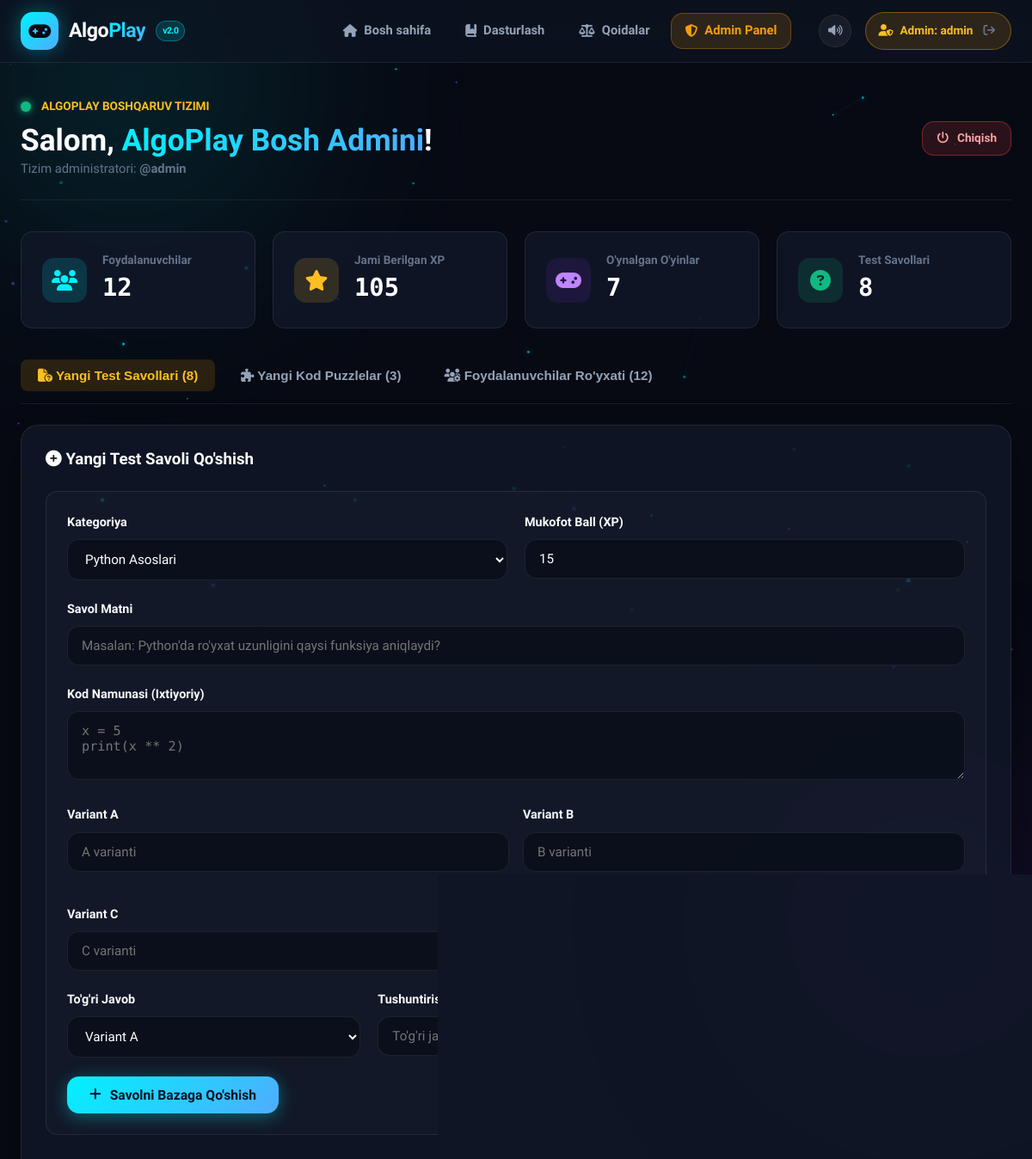
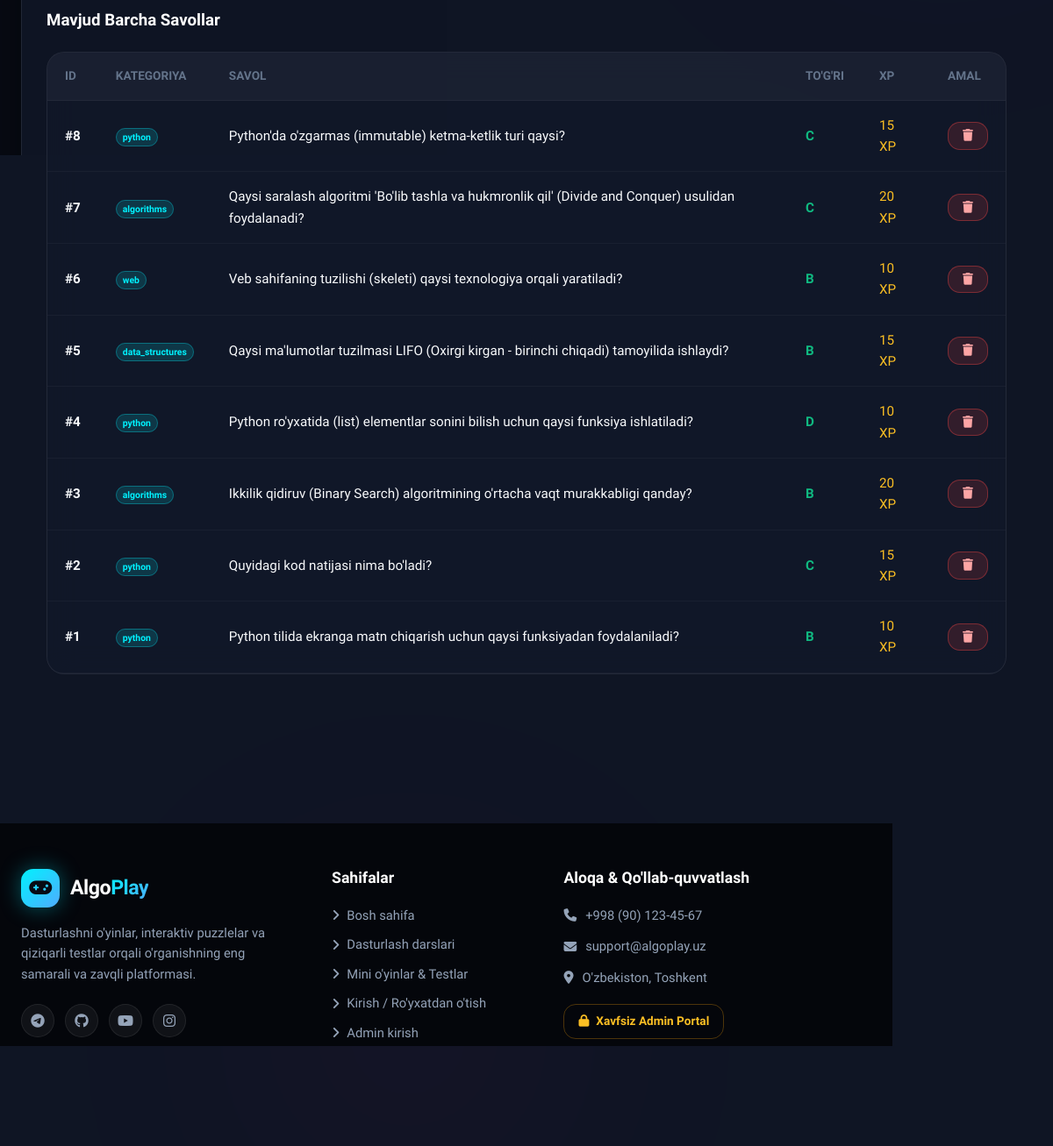
Screenshot of /admin (signed in) with the database file from the repository (2 pictures, top to bottom).
### tables this page shows
CREATE TABLE questions (
        id INTEGER PRIMARY KEY AUTOINCREMENT,
        category TEXT NOT NULL,
        question TEXT NOT NULL,
        code_snippet TEXT,
        option_a TEXT NOT NULL,
        option_b TEXT NOT NULL,
        option_c TEXT NOT NULL,
        option_d TEXT NOT NULL,
        correct_option TEXT NOT NULL,
        explanation TEXT,
        points INTEGER DEFAULT 10
    );

### app.py (the view)
@app.route("/admin")
@admin_required
def admin_dashboard():
    stats = db.get_admin_stats()
    users = db.get_all_users()
    questions = db.get_all_questions()
    puzzles = db.get_all_puzzles()
    bugs = db.get_all_bugs()
    return render_template("admin.html",
                           active_page="admin",
                           stats=stats,
                           users=users,
                           questions=questions,
                           puzzles=puzzles,
                           bugs=bugs)

### app.py (called while the page is built, shortened)
def admin_required(f):
    @wraps(f)
    def decorated_function(*args, **kwargs):
        if "admin_id" not in session:
            if request.path.startswith("/api/"):
                return jsonify({"success": False, "message": "Ruxsat etilmagan! Faqat admin uchun."}), 403
            flash("Admin panelga kirish uchun avval tizimga kiring!", "danger")
            return redirect(url_for("admin_login_page"))
        return f(*args, **kwargs)
    return decorated_function

@app.context_processor
def inject_user():
    current_user = None
    current_admin = None
    if "admin_id" in session:
        current_admin = {
            "id": session.get("admin_id"),
            "username": session.get("admin_username"),
            "full_name": session.get("admin_name")
        }
    return dict(current_user=current_user, current_admin=current_admin)

### database.py (called while the page is built, shortened)
def get_writable_db_path():
    is_serverless = bool(
        os.environ.get("VERCEL") or
        os.environ.get("AWS_LAMBDA_FUNCTION_NAME") or
        os.environ.get("NOW_REGION") or
        not os.access(os.path.dirname(SOURCE_DB) or ".", os.W_OK)
    )
    return SOURCE_DB

def get_db():
    db_path = get_writable_db_path()
    try:
        conn = sqlite3.connect(db_path, timeout=15)
    except Exception:
        tmp_db = os.path.join("/tmp" if os.path.exists("/tmp") else os.environ.get("TEMP", "."), "algoplay.db")
        if not os.path.exists(tmp_db) and os.path.exists(SOURCE_DB):
            try:
                shutil.copyfile(SOURCE_DB, tmp_db)
            except Exception:
                pass
        conn = sqlite3.connect(tmp_db, timeout=15)
    conn.row_factory = sqlite3.Row
    return conn

def get_all_users():
    conn = get_db()
    cursor = conn.cursor()
    cursor.execute("""
        SELECT u.id, u.username, u.phone, u.xp, u.level, u.created_at,
               COUNT(g.id) as games_played,
               COALESCE(MAX(g.played_at), 'Hali o''ynamagan') as last_played
        FROM users u
        LEFT JOIN game_scores g ON u.id = g.user_id
        GROUP BY u.id
        ORDER BY u.id DESC
    """)
    rows = [dict(r) for r in cursor.fetchall()]
    conn.close()
    return rows

def get_all_questions():
    conn = get_db()
    cursor = conn.cursor()
    cursor.execute("SELECT * FROM questions ORDER BY id DESC")
    rows = [dict(r) for r in cursor.fetchall()]
    conn.close()
    return rows

### templates/admin.html (shortened to what this page needs)
{% extends "base.html" %}
{% block content %}
<div class="admin-container">
    <div class="admin-topbar">
        <div>
            <div style="display: flex; align-items: center; gap: 12px;">
                <span style="width: 12px; height: 12px; border-radius: 50%; background: #10b981; box-shadow: 0 0 10px #10b981;"></span>
                <span style="color: #fbbf24; font-weight: 700; text-transform: uppercase; font-size: 0.85rem;">AlgoPlay Boshqaruv Tizimi</span>
            </div>
            <h1 style="font-size: 2.2rem; margin-top: 6px;">
                Salom, <span class="gradient-text">{{ current_admin.full_name }}</span>!
            </h1>
            <p style="color: var(--text-muted); font-size: 0.92rem;">
                Tizim administratori: <strong>@{{ current_admin.username }}</strong>
            </p>
        </div>
        <div style="display: flex; gap: 12px;">
            <a href="{{ url_for('admin_logout') }}" class="btn btn-danger btn-sm">
                <i class="fa-solid fa-power-off"></i> Chiqish
            </a>
        </div>
    </div>
    <div class="admin-stats-grid">
        <div class="admin-stat-card">
            <div class="admin-stat-icon" style="background: rgba(0, 242, 254, 0.15); color: var(--cyan);">
                <i class="fa-solid fa-users"></i>
            </div>
            <div class="admin-stat-info">
                <h4>Foydalanuvchilar</h4>
                <div class="num">{{ stats.total_users }}</div>
            </div>
        </div>
        <div class="admin-stat-card">
            <div class="admin-stat-icon" style="background: rgba(251, 191, 36, 0.15); color: var(--amber);">
                <i class="fa-solid fa-star"></i>
            </div>
            <div class="admin-stat-info">
                <h4>Jami Berilgan XP</h4>
                <div class="num">{{ stats.total_xp }}</div>
            </div>
        </div>
        <div class="admin-stat-card">
            <div class="admin-stat-icon" style="background: rgba(121, 40, 202, 0.15); color: #c084fc;">
                <i class="fa-solid fa-gamepad"></i>
            </div>
            <div class="admin-stat-info">
                <h4>O'ynalgan O'yinlar</h4>
                <div class="num">{{ stats.total_games }}</div>
            </div>
        </div>
        <div class="admin-stat-card">
            <div class="admin-stat-icon" style="background: rgba(16, 185, 129, 0.15); color: var(--green);">
                <i class="fa-solid fa-circle-question"></i>
            </div>
            <div class="admin-stat-info">
                <h4>Test Savollari</h4>
                <div class="num">{{ stats.total_questions }}</div>
            </div>
        </div>
    </div>
    <div class="admin-tabs">
        <button class="admin-tab-btn active" id="tabQuestionsBtn" onclick="switchAdminTab('questions')">
            <i class="fa-solid fa-file-circle-question"></i> Yangi Test Savollari ({{ questions|length }})
        </button>
        <button class="admin-tab-btn" id="tabPuzzlesBtn" onclick="switchAdminTab('puzzles')">
            <i class="fa-solid fa-puzzle-piece"></i> Yangi Kod Puzzlelar ({{ puzzles|length }})
        </button>
        <button class="admin-tab-btn" id="tabUsersBtn" onclick="switchAdminTab('users')">
            <i class="fa-solid fa-users-gear"></i> Foydalanuvchilar Ro'yxati ({{ users|length }})
        </button>
    </div>
    <div id="adminSectionQuestions" class="admin-section-card">
        <div class="admin-card-header">
            <h3><i class="fa-solid fa-plus-circle"></i> Yangi Test Savoli Qo'shish</h3>
        </div>
        <form onsubmit="handleCreateQuestion(event)" style="margin-bottom: 40px; background: rgba(255,255,255,0.02); padding: 24px; border-radius: var(--radius-md); border: 1px solid var(--border-glass);">
            <div style="display: grid; grid-template-columns: 1fr 1fr; gap: 20px;">
                <div class="form-group">
                    <label class="form-label">Kategoriya</label>
                    <select id="newQCategory" class="form-input" style="padding-left: 16px;">
                        <option value="python">Python Asoslari</option>
                    </select>
                </div>
                <div class="form-group">
                    <label class="form-label">Mukofot Ball (XP)</label>
                    <input type="number" id="newQPoints" class="form-input" style="padding-left: 16px;" value="15" min="5" max="50">
                </div>
            </div>
            <div class="form-group">
                <label class="form-label">Savol Matni</label>
                <input type="text" id="newQText" class="form-input" style="padding-left: 16px;" placeholder="Masalan: Python'da ro'yxat uzunligini qaysi funksiya aniqlaydi?" required>
            </div>
            <div class="form-group">
                <label class="form-label">Kod Namunasi (Ixtiyoriy)</label>
                <textarea id="newQCode" class="form-input" style="padding-left: 16px; min-height: 80px; font-family: var(--font-code);" placeholder="x = 5&#10;print(x ** 2)"></textarea>
            </div>
            <div style="display: grid; grid-template-columns: 1fr 1fr; gap: 16px;">
                <div class="form-group">
                    <label class="form-label">Variant A</label>
                    <input type="text" id="newQOptA" class="form-input" style="padding-left: 16px;" required placeholder="A varianti">
                </div>
                <div class="form-group">
                    <label class="form-label">Variant B</label>
                    <input type="text" id="newQOptB" class="form-input" style="padding-left: 16px;" required placeholder="B varianti">
                </div>
                <div class="form-group">
                    <label class="form-label">Variant C</label>
                    <input type="text" id="newQOptC" class="form-input" style="padding-left: 16px;" required placeholder="C varianti">
                </div>
                <div class="form-group">
                    <label class="form-label">Variant D</label>
                    <input type="text" id="newQOptD" class="form-input" style="padding-left: 16px;" required placeholder="D varianti">
                </div>
            </div>
            <div style="display: grid; grid-template-columns: 1fr 2fr; gap: 20px;">
                <div class="form-group">
                    <label class="form-label">To'g'ri Javob</label>
                    <select id="newQCorrect" class="form-input" style="padding-left: 16px;">
                        <option value="A">Variant A</option>
                    </select>
                </div>
                <div class="form-group">
                    <label class="form-label">Tushuntirish Matni</label>
                    <input type="text" id="newQExpl" class="form-input" style="padding-left: 16px;" placeholder="To'g'ri javob sababi (foydalanuvchiga ko'rsatiladi)">
                </div>
            </div>
            <button type="submit" class="btn btn-glow-primary">
                <i class="fa-solid fa-plus"></i> Savolni Bazaga Qo'shish
            </button>
        </form>
        <div class="admin-card-header">
            <h3>Mavjud Barcha Savollar</h3>
        </div>
        <div class="leaderboard-table-container">
            <table class="table-custom">
                <thead>
                    <tr>
                        <th>ID</th>
                        <th>Kategoriya</th>
                        <th>Savol</th>
                        <th>To'g'ri</th>
                        <th>XP</th>
                        <th>Amal</th>
                    </tr>
                </thead>
                <tbody>
                    {% for q in questions %}
                    <tr id="qRow{{ q.id }}">
                        <td><strong>#{{ q.id }}</strong></td>
                        <td><span class="badge-beta">{{ q.category }}</span></td>
                        <td>{{ q.question }}</td>
                        <td><strong style="color: var(--green);">{{ q.correct_option }}</strong></td>
                        <td><span style="color: var(--amber);">{{ q.points }} XP</span></td>
                        <td>
                            <button class="btn btn-danger btn-sm" onclick="deleteQuestion({{ q.id }})">
                                <i class="fa-solid fa-trash"></i>
                            </button>
                        </td>
                    </tr>
                    {% endfor %}
                </tbody>
            </table>
        </div>
    </div>
</div>
{% endblock %}

### rows the page displays
questions: id "8", category "python", question "Python'da o'zgarmas (immutable) ketma-ketlik turi qaysi?", correct_option "C", points "15"
questions: id "7", category "algorithms", question "Qaysi saralash algoritmi 'Bo'lib tashla va hukmronlik qil' (Divide and Conquer) usulidan foydalanadi?", correct_option "C", points "20"
questions: id "6", category "web", question "Veb sahifaning tuzilishi (skeleti) qaysi texnologiya orqali yaratiladi?", correct_option "B", points "10"
questions: id "5", category "data_structures", question "Qaysi ma'lumotlar tuzilmasi LIFO (Oxirgi kirgan - birinchi chiqadi) tamoyilida ishlaydi?", correct_option "B", points "15"
questions: id "4", category "python", question "Python ro'yxatida (list) elementlar sonini bilish uchun qaysi funksiya ishlatiladi?", correct_option "D", points "10"
questions: id "3", category "algorithms", question "Ikkilik qidiruv (Binary Search) algoritmining o'rtacha vaqt murakkabligi qanday?", correct_option "B", points "20"
questions: id "2", category "python", question "Quyidagi kod natijasi nima bo'ladi?", correct_option "C", points "15"
questions: id "1", category "python", question "Python tilida ekranga matn chiqarish uchun qaysi funksiyadan foydalaniladi?", correct_option "B", points "10"

### other values shown
{{ current_admin.username }} "admin"
{{ current_admin.full_name }} "AlgoPlay Bosh Admini"
{{ stats.total_users }} "12"
{{ stats.total_xp }} "105"
{{ stats.total_games }} "7"
{{ stats.total_questions }} "8"
{{ questions|length }} "8"
{{ puzzles|length }} "3"
{{ users|length }} "12"
